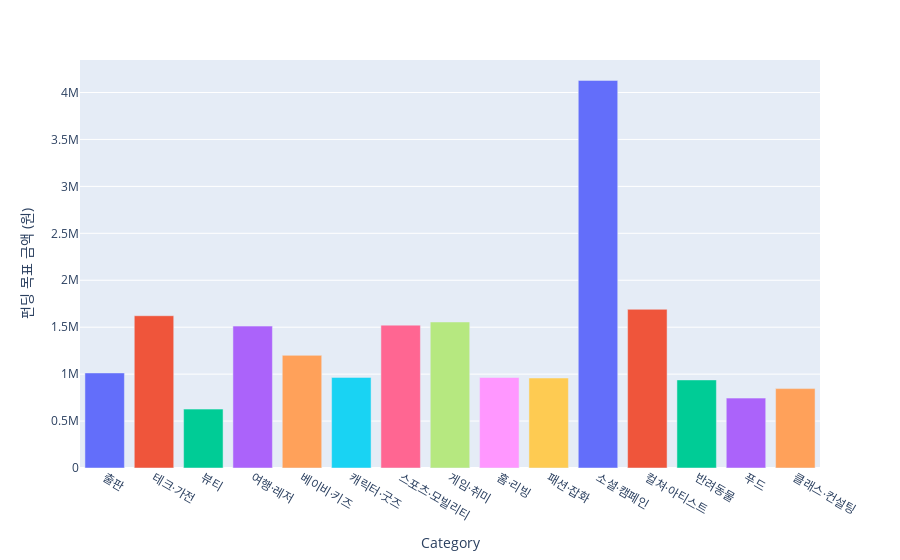

The cell this chart's notebook holds for it:
### Code cell
wadiz_list = pd.read_csv("./data/wadiz_list_full.csv", index_col=0)
wadiz_list = wadiz_list[wadiz_list["RemainingDay"] == "종료"]
wadiz_list["FundPercentage"] = wadiz_list["FundPercentage"].apply(lambda x: int(x.replace("%", ""))) # % 제거
wadiz_list["FundAmount"] = wadiz_list["FundAmount"].apply(lambda x: x.replace("원", "")) # 원 제거
wadiz_list["FundAmount"] = wadiz_list["FundAmount"].apply(lambda x: int(x.replace(",", ""))) # , 제거
wadiz_list["FundGoalAmount"] = wadiz_list["FundGoalAmount"].apply(lambda x: x.replace("원", "")) # 원 제거
wadiz_list["FundGoalAmount"] = wadiz_list["FundGoalAmount"].apply(lambda x: int(x.replace(",", ""))) # , 제거
wadiz_list["TotalFunder"] = wadiz_list["TotalFunder"].apply(lambda x: int(x.replace(",", "")))
wadiz_list["AmountPerFunder"] = wadiz_list["FundAmount"] / wadiz_list["TotalFunder"]
wadiz_list.drop("FundPeriod", 1, inplace = True)


wadiz_list_group = wadiz_list.groupby(by=["Category"]).mean().sort_values(by=["FundPercentage"], ascending=False)
category_sorter = list(wadiz_list_group.index)
category_sorter_index = dict(zip(category_sorter, range(len(category_sorter))))
wadiz_list_group = wadiz_list_group.reset_index()

# 그룹 순서에 맞게 정렬
wadiz_list["CategoryRank"] = wadiz_list["Category"].map(category_sorter_index)
wadiz_list.sort_values(["CategoryRank"], ascending=True, inplace=True)
wadiz_list.drop("CategoryRank", 1, inplace = True)

# 막대 차트 시각화
fig1 = px.bar(wadiz_list_group, x="Category", y="FundGoalAmount", color="Category")
fig1.update_layout(showlegend=False, yaxis_title="펀딩 목표 금액 (원)")
fig1.show()

# 버블 차트 시각화
# fig2 = px.scatter(wadiz_list[wadiz_list["Category"] == "출판"], x="FundGoalAmount", y="FundPercentage", size="TotalFunder", color="Category", hover_name="Category")
# fig2.show()

### Figure 1 — Plotly figure (JSON) as saved in the notebook; plotly's stock layout.template omitted (floating-point values rounded to 4 significant figures)
{"data": [{"alignmentgroup": "True", "hovertemplate": "Category=%{x}<br>FundGoalAmount=%{y}<extra></extra>", "legendgroup": "출판", "marker": {"color": "#636efa", "pattern": {"shape": ""}}, "name": "출판", "offsetgroup": "출판", "orientation": "v", "showlegend": true, "textposition": "auto", "type": "bar", "x": ["출판"], "xaxis": "x", "y": [1013000.0], "yaxis": "y"}, {"alignmentgroup": "True", "hovertemplate": "Category=%{x}<br>FundGoalAmount=%{y}<extra></extra>", "legendgroup": "테크·가전", "marker": {"color": "#EF553B", "pattern": {"shape": ""}}, "name": "테크·가전", "offsetgroup": "테크·가전", "orientation": "v", "showlegend": true, "textposition": "auto", "type": "bar", "x": ["테크·가전"], "xaxis": "x", "y": [1622000.0], "yaxis": "y"}, {"alignmentgroup": "True", "hovertemplate": "Category=%{x}<br>FundGoalAmount=%{y}<extra></extra>", "legendgroup": "뷰티", "marker": {"color": "#00cc96", "pattern": {"shape": ""}}, "name": "뷰티", "offsetgroup": "뷰티", "orientation": "v", "showlegend": true, "textposition": "auto", "type": "bar", "x": ["뷰티"], "xaxis": "x", "y": [627400.0], "yaxis": "y"}, {"alignmentgroup": "True", "hovertemplate": "Category=%{x}<br>FundGoalAmount=%{y}<extra></extra>", "legendgroup": "여행·레저", "marker": {"color": "#ab63fa", "pattern": {"shape": ""}}, "name": "여행·레저", "offsetgroup": "여행·레저", "orientation": "v", "showlegend": true, "textposition": "auto", "type": "bar", "x": ["여행·레저"], "xaxis": "x", "y": [1512000.0], "yaxis": "y"}, {"alignmentgroup": "True", "hovertemplate": "Category=%{x}<br>FundGoalAmount=%{y}<extra></extra>", "legendgroup": "베이비·키즈", "marker": {"color": "#FFA15A", "pattern": {"shape": ""}}, "name": "베이비·키즈", "offsetgroup": "베이비·키즈", "orientation": "v", "showlegend": true, "textposition": "auto", "type": "bar", "x": ["베이비·키즈"], "xaxis": "x", "y": [1200000], "yaxis": "y"}, {"alignmentgroup": "True", "hovertemplate": "Category=%{x}<br>FundGoalAmount=%{y}<extra></extra>", "legendgroup": "캐릭터·굿즈", "marker": {"color": "#19d3f3", "pattern": {"shape": ""}}, "name": "캐릭터·굿즈", "offsetgroup": "캐릭터·굿즈", "orientation": "v", "showlegend": true, "textposition": "auto", "type": "bar", "x": ["캐릭터·굿즈"], "xaxis": "x", "y": [965100.0], "yaxis": "y"}, {"alignmentgroup": "True", "hovertemplate": "Category=%{x}<br>FundGoalAmount=%{y}<extra></extra>", "legendgroup": "스포츠·모빌리티", "marker": {"color": "#FF6692", "pattern": {"shape": ""}}, "name": "스포츠·모빌리티", "offsetgroup": "스포츠·모빌리티", "orientation": "v", "showlegend": true, "textposition": "auto", "type": "bar", "x": ["스포츠·모빌리티"], "xaxis": "x", "y": [1522000.0], "yaxis": "y"}, {"alignmentgroup": "True", "hovertemplate": "Category=%{x}<br>FundGoalAmount=%{y}<extra></extra>", "legendgroup": "게임·취미", "marker": {"color": "#B6E880", "pattern": {"shape": ""}}, "name": "게임·취미", "offsetgroup": "게임·취미", "orientation": "v", "showlegend": true, "textposition": "auto", "type": "bar", "x": ["게임·취미"], "xaxis": "x", "y": [1556000.0], "yaxis": "y"}, {"alignmentgroup": "True", "hovertemplate": "Category=%{x}<br>FundGoalAmount=%{y}<extra></extra>", "legendgroup": "홈·리빙", "marker": {"color": "#FF97FF", "pattern": {"shape": ""}}, "name": "홈·리빙", "offsetgroup": "홈·리빙", "orientation": "v", "showlegend": true, "textposition": "auto", "type": "bar", "x": ["홈·리빙"], "xaxis": "x", "y": [964000.0], "yaxis": "y"}, {"alignmentgroup": "True", "hovertemplate": "Category=%{x}<br>FundGoalAmount=%{y}<extra></extra>", "legendgroup": "패션·잡화", "marker": {"color": "#FECB52", "pattern": {"shape": ""}}, "name": "패션·잡화", "offsetgroup": "패션·잡화", "orientation": "v", "showlegend": true, "textposition": "auto", "type": "bar", "x": ["패션·잡화"], "xaxis": "x", "y": [958700.0], "yaxis": "y"}, {"alignmentgroup": "True", "hovertemplate": "Category=%{x}<br>FundGoalAmount=%{y}<extra></extra>", "legendgroup": "소셜·캠페인", "marker": {"color": "#636efa", "pattern": {"shape": ""}}, "name": "소셜·캠페인", "offsetgroup": "소셜·캠페인", "orientation": "v", "showlegend": true, "textposition": "auto", "type": "bar", "x": ["소셜·캠페인"], "xaxis": "x", "y": [4129000.0], "yaxis": "y"}, {"alignmentgroup": "True", "hovertemplate": "Category=%{x}<br>FundGoalAmount=%{y}<extra></extra>", "legendgroup": "컬쳐·아티스트", "marker": {"color": "#EF553B", "pattern": {"shape": ""}}, "name": "컬쳐·아티스트", "offsetgroup": "컬쳐·아티스트", "orientation": "v", "showlegend": true, "textposition": "auto", "type": "bar", "x": ["컬쳐·아티스트"], "xaxis": "x", "y": [1690000.0], "yaxis": "y"}, {"alignmentgroup": "True", "hovertemplate": "Category=%{x}<br>FundGoalAmount=%{y}<extra></extra>", "legendgroup": "반려동물", "marker": {"color": "#00cc96", "pattern": {"shape": ""}}, "name": "반려동물", "offsetgroup": "반려동물", "orientation": "v", "showlegend": true, "textposition": "auto", "type": "bar", "x": ["반려동물"], "xaxis": "x", "y": [938300.0], "yaxis": "y"}, {"alignmentgroup": "True", "hovertemplate": "Category=%{x}<br>FundGoalAmount=%{y}<extra></extra>", "legendgroup": "푸드", "marker": {"color": "#ab63fa", "pattern": {"shape": ""}}, "name": "푸드", "offsetgroup": "푸드", "orientation": "v", "showlegend": true, "textposition": "auto", "type": "bar", "x": ["푸드"], "xaxis": "x", "y": [744400.0], "yaxis": "y"}, {"alignmentgroup": "True", "hovertemplate": "Category=%{x}<br>FundGoalAmount=%{y}<extra></extra>", "legendgroup": "클래스·컨설팅", "marker": {"color": "#FFA15A", "pattern": {"shape": ""}}, "name": "클래스·컨설팅", "offsetgroup": "클래스·컨설팅", "orientation": "v", "showlegend": true, "textposition": "auto", "type": "bar", "x": ["클래스·컨설팅"], "xaxis": "x", "y": [845700.0], "yaxis": "y"}], "layout": {"barmode": "relative", "legend": {"title": {"text": "Category"}, "tracegroupgap": 0}, "margin": {"t": 60}, "showlegend": false, "xaxis": {"anchor": "y", "categoryarray": ["출판", "테크·가전", "뷰티", "여행·레저", "베이비·키즈", "캐릭터·굿즈", "스포츠·모빌리티", "게임·취미", "홈·리빙", "패션·잡화", "소셜·캠페인", "컬쳐·아티스트", "반려동물", "푸드", "클래스·컨설팅"], "categoryorder": "array", "domain": [0, 1], "title": {"text": "Category"}}, "yaxis": {"anchor": "x", "domain": [0, 1], "title": {"text": "펀딩 목표 금액 (원)"}}}}
